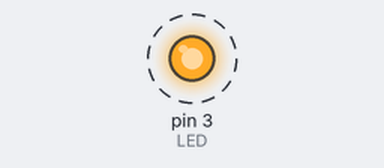
A sketch run on a simulated Arduino Uno, built with avr-gcc and run on an emulated ATmega328P. On the bench: output pins drawn as LEDs (lit = HIGH). Dashed ring = blinking. What the sketch prints to the serial monitor is not drawn.

Above: at 0.2 s.
Timing chart, 0 to 3.0 s (numbered marks = the images above):
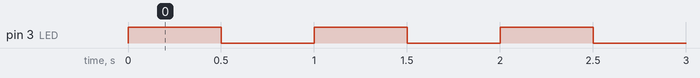

Measured:
- by itself, pin 3 (LED): alternates HIGH for 0.50 s and LOW for 0.50 s

The sketch:

01_blink.ino
```cpp
// Demo 1: 板载 LED 闪烁 + 串口打印，用来验证板子、数据线、IDE 设置都 OK
const int LED = 3;  // DFR1154 板载 LED = GPIO3

void setup() {
  Serial.begin(115200);
  pinMode(LED, OUTPUT);
}

void loop() {
  digitalWrite(LED, HIGH);
  Serial.println("LED ON");
  delay(500);
  digitalWrite(LED, LOW);
  Serial.println("LED OFF");
  delay(500);
}
```
